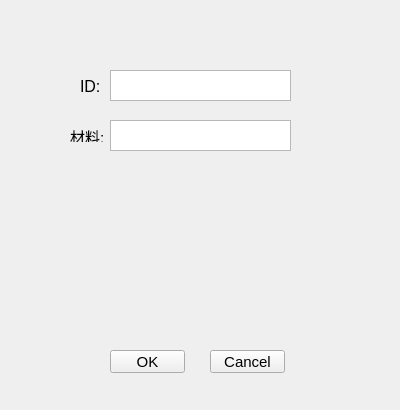
<?xml version="1.0" encoding="UTF-8"?>
<ui version="4.0">
 <class>CDlgAddBill</class>
 <widget class="QWidget" name="CDlgAddBill">
  <property name="geometry">
   <rect>
    <x>0</x>
    <y>0</y>
    <width>400</width>
    <height>410</height>
   </rect>
  </property>
  <property name="windowTitle">
   <string>CDlgAddBill</string>
  </property>
  <widget class="QPushButton" name="mopBtnOk">
   <property name="geometry">
    <rect>
     <x>110</x>
     <y>350</y>
     <width>75</width>
     <height>23</height>
    </rect>
   </property>
   <property name="font">
    <font>
     <pointsize>11</pointsize>
    </font>
   </property>
   <property name="text">
    <string>OK</string>
   </property>
  </widget>
  <widget class="QPushButton" name="mopBtnCancel">
   <property name="geometry">
    <rect>
     <x>210</x>
     <y>350</y>
     <width>75</width>
     <height>23</height>
    </rect>
   </property>
   <property name="font">
    <font>
     <pointsize>11</pointsize>
    </font>
   </property>
   <property name="text">
    <string>Cancel</string>
   </property>
  </widget>
  <widget class="QLabel" name="label">
   <property name="geometry">
    <rect>
     <x>80</x>
     <y>80</y>
     <width>54</width>
     <height>12</height>
    </rect>
   </property>
   <property name="font">
    <font>
     <pointsize>12</pointsize>
    </font>
   </property>
   <property name="text">
    <string>ID:</string>
   </property>
  </widget>
  <widget class="QTextEdit" name="opTxtID">
   <property name="geometry">
    <rect>
     <x>110</x>
     <y>70</y>
     <width>181</width>
     <height>31</height>
    </rect>
   </property>
  </widget>
  <widget class="QTextEdit" name="opTxtMaterial">
   <property name="geometry">
    <rect>
     <x>110</x>
     <y>120</y>
     <width>181</width>
     <height>31</height>
    </rect>
   </property>
  </widget>
  <widget class="QLabel" name="mlabMateral">
   <property name="geometry">
    <rect>
     <x>70</x>
     <y>130</y>
     <width>54</width>
     <height>12</height>
    </rect>
   </property>
   <property name="font">
    <font>
     <pointsize>11</pointsize>
    </font>
   </property>
   <property name="text">
    <string>材料:</string>
   </property>
  </widget>
 </widget>
 <layoutdefault spacing="6" margin="11"/>
 <resources/>
 <connections/>
</ui>
